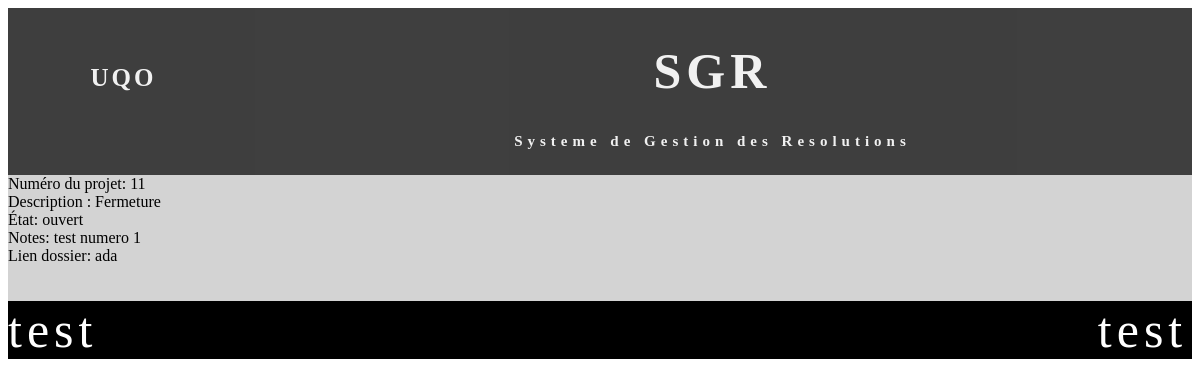
/index.php?action=projet&id=11, run on the app's committed database.
### tables this page shows
CREATE TABLE IF NOT EXISTS `projet` (
  `NumProjet` int(11) NOT NULL AUTO_INCREMENT,
  `DescriptionProjet` varchar(1000) DEFAULT NULL,
  `EtatProjet` varchar(50) DEFAULT NULL,
  `Notes` varchar(2000) DEFAULT NULL,
  `LienDossier` varchar(2098) DEFAULT NULL,
  PRIMARY KEY (`NumProjet`),
  UNIQUE KEY `NumProjet` (`NumProjet`)
);

### controller/controlPublique.php (called while the page is built, shortened)
<?php
class controlPublique {
    private $vue;
    private $modelProjet;
    function __construct() {
        $this->vue = new VuePublique();
        $this->modelProjet = new Projet();
    }
    public function projetComplet() {
        $id = filter_var($_GET["id"], FILTER_SANITIZE_STRING);
        $projet = $this->modelProjet->rechercheProjetParId($id);
        $this->vue->afficherUnProjet($projet);
    }
}

### model/projet.php (called while the page is built, shortened)
<?php
class Projet {
    private $num;
    private $description;
    private $etat;
    private $note;
    private $lien;
    function creerProjet($no, $d, $e, $n, $l) {
        $projet = new Projet();
        $projet->num = $no;
        $projet->description = $d;
        $projet->etat = $e;
        $projet->note = $n;
        $projet->lien = $l;
        return ($projet);
    }
    function rechercheProjetParId($id){
        $bdd = new ConnexionBDD();
        $sql = "SELECT * FROM projet WHERE NumProjet='$id'";
        $result = mysqli_query($bdd->getConnexionBDD(), $sql);
        $projet=null;
        while ($row = mysqli_fetch_array($result)) {
            $projet= $this->creerProjet($row["NumProjet"], $row["DescriptionProjet"], $row["EtatProjet"], $row["Notes"], $row["LienDossier"]);
        }
        return($projet);
    }
    function getNum() {
        return $this->num;
    }
    function getDescription() {
        return $this->description;
    }
    function getEtat() {
        return $this->etat;
    }
    function getNote() {
        return $this->note;
    }
    function getLien() {
        return $this->lien;
    }
}

### model/connexionBDD.php (called while the page is built, shortened)
<?php
class  ConnexionBDD
{
    private  $con;
    function __construct()
    {
        $this->con = mysqli_connect("localhost","root","","decanat");
        $this->con->set_charset('utf8');
    }
    public function getConnexionBDD() {
     return  $this->con;
   }
}
?>

### view/vuePublique.php (the view, shortened to what this page needs)
<?php
class VuePublique {
    public function afficherUnProjet($projet){
        echo('<div class="resolution">
                Numéro du projet:    '.$projet->getNum().'<br>
                Description :     '.$projet->getDescription().'<br>
                État:    '.$projet->getEtat().'<br>
                Notes:    '.$projet->getNote(). '<br>
                Lien dossier:     '.$projet->getLien(). '<br><br><br>
        </div>');
    }
}

### css/stylesheet.css (style rules this page uses)
html, body { height: 100%; }

### data on the page
projet: NumProjet "11", DescriptionProjet "Fermeture", EtatProjet "ouvert", Notes "test numero 1", LienDossier "ada"
